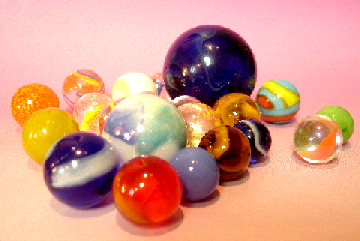
#> input picture Images/canicas.png, 360 x 241 px, found by its file name
$ python miConvPadding.py
#> lines starting #> are read from the running program, lines starting #| are printed output that depends on the picture
#Ahora con padding

import numpy as np
import cv2
import matplotlib.pyplot as plt


def miConv(img, kernel):
    h_img, w_img = img.shape #Alto y Ancho de la Imágen
    h_ker, w_ker = kernel.shape #Alto y Ancho del Kernel

    res = np.ones((h_img-h_ker+1,w_img-w_ker+1)) #Se crea una matriz de salida

    #Dentro de la iteración con "i" y "j", se va seleccionado cada elemento de la matriz de salida
    for i in range(h_img - h_ker + 1):
        for j in range(w_img - w_ker + 1):
            sumador = 0
            #Dentro de la iteración "x" y "y" se aplica la operación donde te da la suma del producto de matrices
            for x in range(h_ker):
                for y in range(w_ker):
                    sumador += img[i+x, j+y]*kernel[h_ker-1-x, w_ker-1-y]
            res[i, j] = sumador

    plt.imshow(res, cmap='gray')
    plt.title("Output Image Using Kernel")
    plt.show() #Muestra graficada la matriz de salida en escala de grises

    #padding en las orillas de acuerdo al tamaño del kernel
    padh= int((h_ker-1)/2)
    padw= int((w_ker-1)/2)
    pad_img=np.ones((h_img + (2*padh),w_img + (2*padw))) #Matriz de salida considerando el tamaño del padding en su alto y ancho
    pad_img[padh:pad_img.shape[0] - padh, padw:pad_img.shape[1] - padw] = img #Se le inserta a la matriz con padding, los valores  matriz de la imagen original
    plt.imshow(pad_img, cmap='gray')
    plt.title("Padded Image")
    plt.show()#Muestra grafica de la matriz con padding en escala de grises

    return res


k = np.array([[-1, -1, -1],
              [-1, 8, -1],
              [-1, -1, -1]])


#Edge detection horizontal
k2 = np.array([[-1, 0, -1],
              [-1, 0, -1],
              [-1, 0, -1]])


ruta = r"C:\Users\arace\Desktop\Araceli Escuela\TEC\SEMESTRE 4\SemanaTEC\Laboratorio\semena-tec-tools-vision\Images\canicas.png"
image = cv2.imread(ruta, cv2.IMREAD_GRAYSCALE)
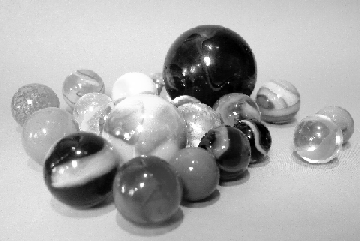
#> image: shape (241, 360); min 0, max 255, mean 170.7
output_image = miConv(image, k)
#> after the loop in miConv, `for i in range(h_img - h_ker + 1):`:
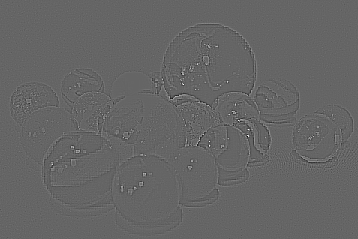
#> res: shape (239, 358) float64; min -933, max 1405, mean 0; drawn with min black and max white
#> in miConv, `pad_img[padh:pad_img.shape[0] - padh, padw:pad_img.shape[1] - padw] = ..`:
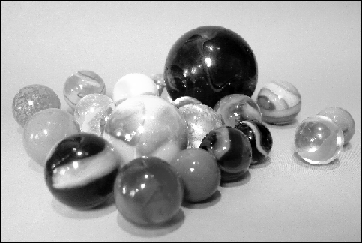
#> pad_img: shape (243, 362) float64; min 0, max 255, mean 168.4

ruta2 = r"C:\Users\arace\Desktop\Araceli Escuela\TEC\SEMESTRE 4\SemanaTEC\Laboratorio\semena-tec-tools-vision\Images\sanCarlos.jpg"
image2 = cv2.imread(ruta2, cv2.IMREAD_GRAYSCALE)
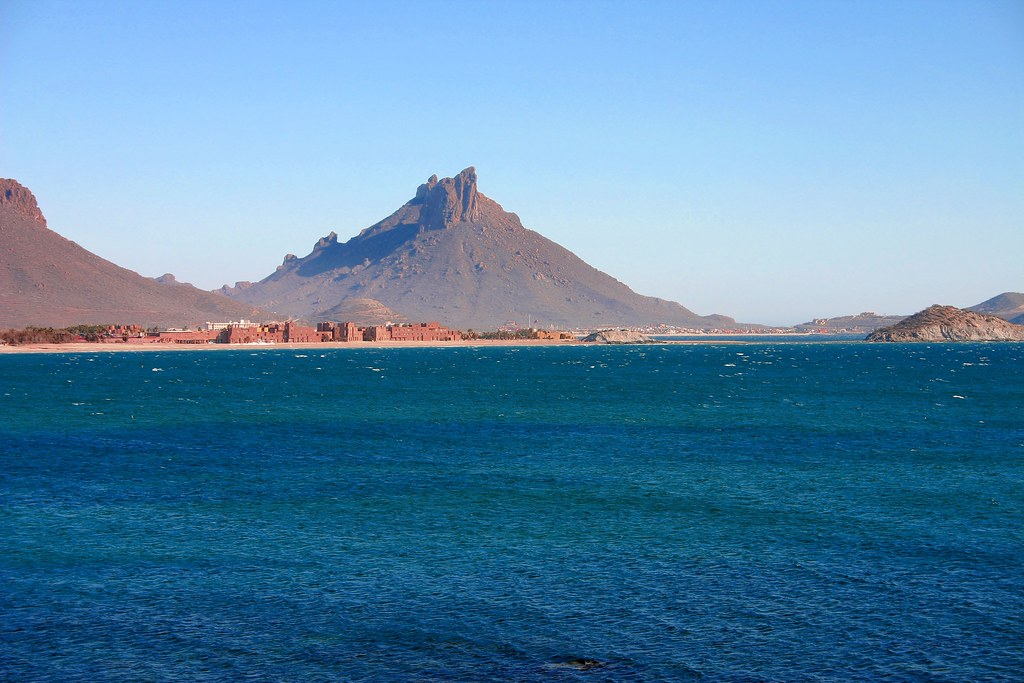
#> input picture Images/sanCarlos.jpg, 1024 x 683 px, found by its file name
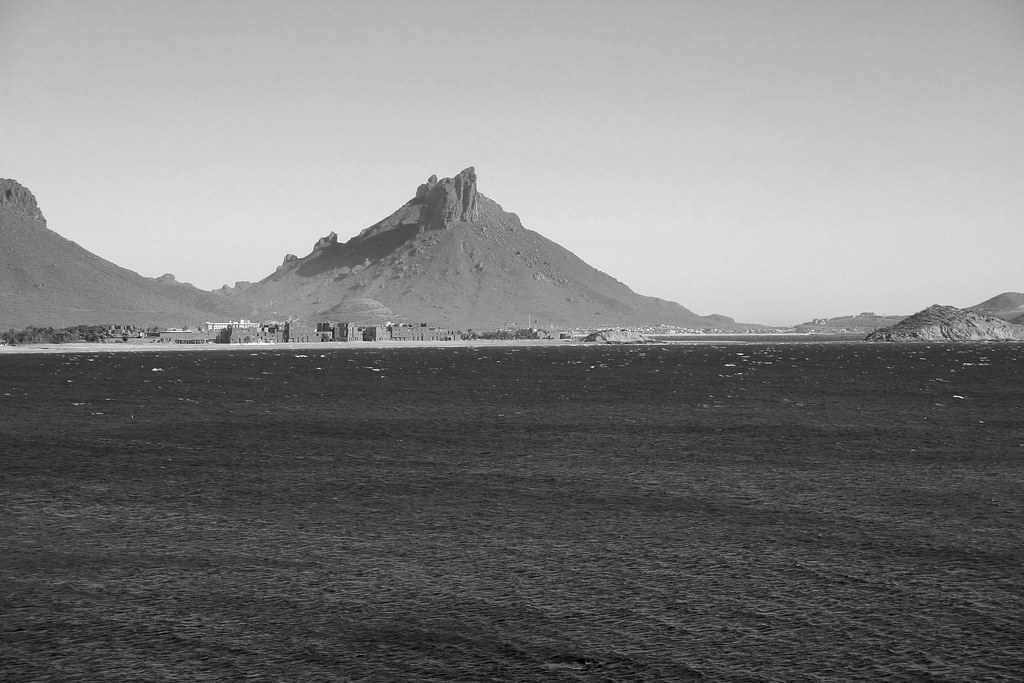
#> image2: shape (683, 1024); min 0, max 255, mean 124.7
output_image2 = miConv(image2, k2)
#> after the loop in miConv (call 2), `for i in range(h_img - h_ker + 1):`:
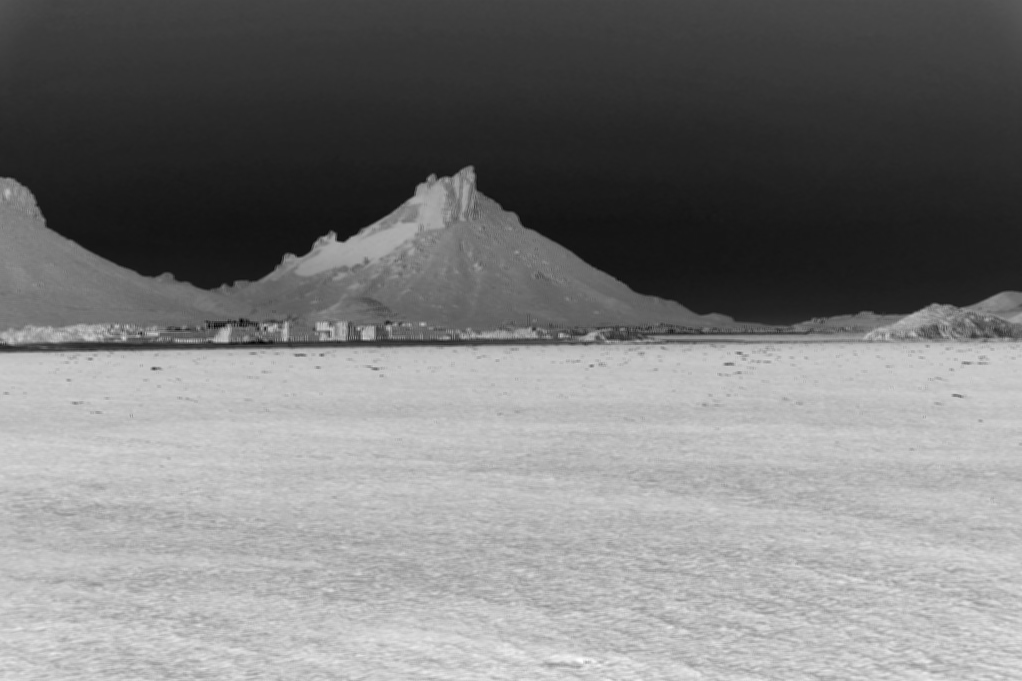
#> res: shape (681, 1022) float64; min -1443, max -11, mean -748.3; drawn with min black and max white
